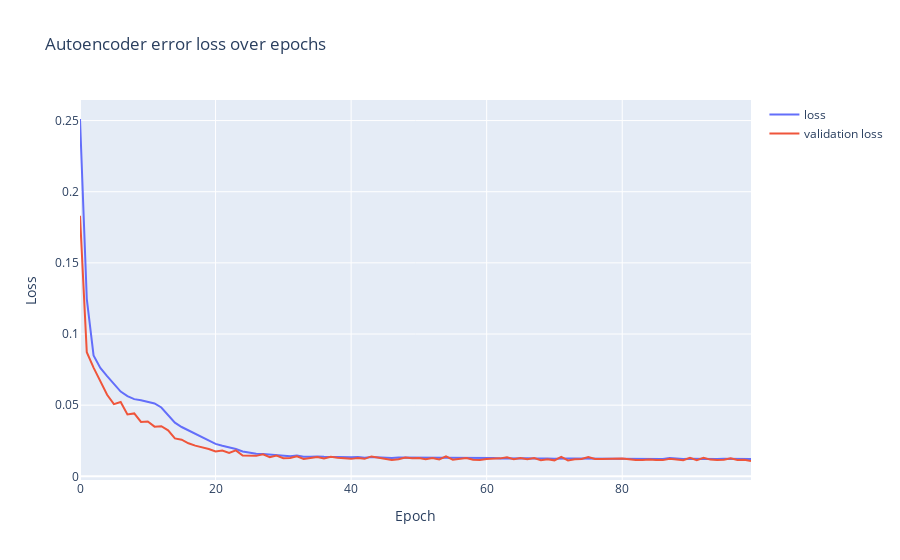

The notebook cell this image was saved under:
### Code cell
fig = go.Figure()

fig.add_trace(go.Scatter(x=[x for x in range(len(history['loss']))], y=history['loss'],
                    mode='lines',
                    name='loss'))

fig.add_trace(go.Scatter(x=[x for x in range(len(history['val_loss']))], y=history['val_loss'],
                    mode='lines',
                    name='validation loss'))

fig.update_layout(title="Autoencoder error loss over epochs",
                  yaxis=dict(title="Loss"),
                  xaxis=dict(title="Epoch"))

fig.show()
